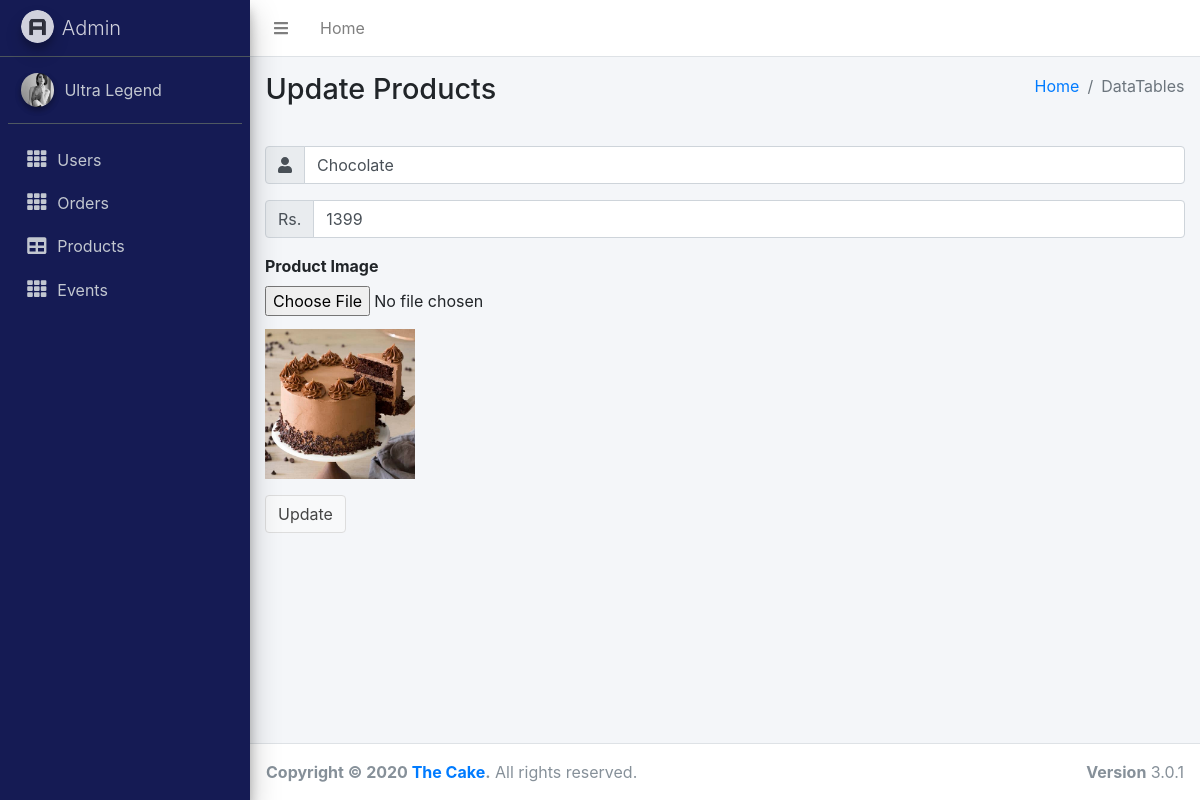
The page /AdminPanel/product_update.php?id=58 on the database its author committed.
### tables this page shows
CREATE TABLE `product` (
  `p_id` int(11) NOT NULL,
  `p_file` varchar(200) NOT NULL,
  `p_name` varchar(100) NOT NULL,
  `p_price` int(10) NOT NULL
);

### AdminPanel/product_update.php (the view, shortened to what this page needs)
<?php
include 'config.php';
?>
<!DOCTYPE html>
<html>
<head>
  <link rel="stylesheet" href="../CSS/all.min.css">
  <link rel="stylesheet" href="https://code.ionicframework.com/ionicons/2.0.1/css/ionicons.min.css">
  <link rel="stylesheet" href="../CSS/dataTables.bootstrap4.css">
  <link rel="stylesheet" href="../CSS/adminlte.min.css">
      <link rel="stylesheet" href="../CSS/daterangepicker.css">
  <link href="../CSS/googleleaps.css" rel="stylesheet">
</head>
<body class="hold-transition sidebar-mini">
<div class="wrapper">
 <nav class="main-header navbar navbar-expand navbar-white navbar-light">
  <ul class="navbar-nav">
    <li class="nav-item">
      <a class="nav-link" data-widget="pushmenu" href="#"><i class="fas fa-bars"></i></a>
    </li>
    <li class="nav-item d-none d-sm-inline-block">
      <a href="../index.php" class="nav-link">Home</a>
    </li>
  </ul>
</nav>
<aside class="main-sidebar sidebar-dark-primary elevation-4">
  <a href="index3.html" class="brand-link">
    <img src="dist/img/AdminLTELogo.png" alt="AdminLTE Logo" class="brand-image img-circle elevation-3"
      style="opacity: .8">
    <span class="brand-text font-weight-light">Admin</span>
  </a>
  <div class="sidebar">
    <div class="user-panel mt-3 pb-3 mb-3 d-flex">
      <div class="image">
        <img src="./dist/img/user3-128x128.jpg" class="img-circle elevation-2" alt="User Image">
      </div>
      <div class="info">
        <a href="#" class="d-block">Ultra Legend</a>
      </div>
    </div>
    <nav class="mt-2">
      <ul class="nav nav-pills nav-sidebar flex-column" data-widget="treeview" role="menu" data-accordion="false">
        <li class="nav-item">
          <a href="./Users.php" class="nav-link">
            <i class="nav-icon  fas fa-th"></i>
            <p>Users</p>
          </a>
        </li>
        <li class="nav-item">
          <a href="./Orders.php" class="nav-link">
            <i class="nav-icon fas fa-th"></i>
            <p>Orders</p>
          </a>
        </li>
        <li class="nav-item">
          <a href="./Products.php" class="nav-link">
            <i class="nav-icon fas fa-table"></i>
            <p>
              Products
            </p>
          </a>
        </li>
        <li class="nav-item">
          <a href="./Events.php" class="nav-link">
            <i class="nav-icon fas fa-th"></i>
            <p>Events</p>
          </a>
        </li>
      </ul>
    </nav>
  </div>
</aside>
  <div class="content-wrapper">
    <section class="content-header">
      <div class="container-fluid">
        <div class="row mb-2">
          <div class="col-sm-6">
            <h1>Update Products</h1>
          </div>
          <div class="col-sm-6">
            <ol class="breadcrumb float-sm-right">
              <li class="breadcrumb-item"><a href="#">Home</a></li>
              <li class="breadcrumb-item active">DataTables</li>
            </ol>
          </div>
        </div>
      </div>
    </section>
    <section>
      <div class="container">
      <?php
$p_id = $_GET['id'];
$query = "select * from product where p_id='$p_id'";
$result = $link->query($query);
while($row = $result->fetch_array())
{
?>
<div class="container">
<form action=""   method="post" enctype="multipart/form-data">
<div class="input-group mt-3 mb-3">
                <div class="input-group-prepend">
                  <span class="input-group-text"><i class="fas fa-user"></i></span>
                </div>
                <input type="text" class="form-control" value="<?php echo $row['p_name'] ?>" name="name">
              </div>
              <div class="input-group mb-3">
                <div class="input-group-prepend">
                  <span class="input-group-text">Rs.</span>
                </div>
                <input type="text" class="form-control"  value="<?php echo $row['p_price'] ?>" name="price">
              </div>
              <div class="custom-file mb-3">
            <label>Product Image</label>
            <br>
            <input type="file" name="file">
            </div>
    <div class="mt-3">
      <img src="<?php echo $row['p_file'] ?>" width="150px" height="150px">
    </div>
  <button type="submit" class="btn btn-default mt-3" name="btnupdate">Update</button>
</form>
</div>
<?php
}
?>
      </div>
    </section>
  </div>
  <footer class="main-footer">
    <div class="float-right d-none d-sm-block">
      <b>Version</b> 3.0.1
    </div>
    <strong>Copyright &copy; 2020 <a href="index.php">The Cake</a>.</strong> All rights
    reserved.
  </footer>
</div>
</body>
</html>

### rows shown on the page
product: name "Chocolate", price "1399", p_file (picture)
